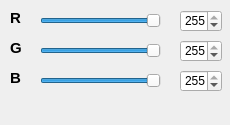
<?xml version="1.0" encoding="UTF-8"?>
<ui version="4.0">
 <class>manipulacja_RGB</class>
 <widget class="QDockWidget" name="manipulacja_RGB">
  <property name="geometry">
   <rect>
    <x>0</x>
    <y>0</y>
    <width>230</width>
    <height>125</height>
   </rect>
  </property>
  <property name="minimumSize">
   <size>
    <width>230</width>
    <height>125</height>
   </size>
  </property>
  <property name="maximumSize">
   <size>
    <width>230</width>
    <height>125</height>
   </size>
  </property>
  <property name="floating">
   <bool>true</bool>
  </property>
  <property name="features">
   <set>QDockWidget::DockWidgetClosable</set>
  </property>
  <property name="allowedAreas">
   <set>Qt::NoDockWidgetArea</set>
  </property>
  <property name="windowTitle">
   <string>manipulacjaRGB</string>
  </property>
  <widget class="QWidget" name="dockWidgetContents">
   <widget class="QLabel" name="label">
    <property name="geometry">
     <rect>
      <x>10</x>
      <y>10</y>
      <width>16</width>
      <height>16</height>
     </rect>
    </property>
    <property name="font">
     <font>
      <pointsize>11</pointsize>
      <weight>75</weight>
      <bold>true</bold>
     </font>
    </property>
    <property name="text">
     <string>R</string>
    </property>
   </widget>
   <widget class="QLabel" name="label_2">
    <property name="geometry">
     <rect>
      <x>10</x>
      <y>40</y>
      <width>16</width>
      <height>16</height>
     </rect>
    </property>
    <property name="font">
     <font>
      <pointsize>11</pointsize>
      <weight>75</weight>
      <bold>true</bold>
     </font>
    </property>
    <property name="text">
     <string>G</string>
    </property>
   </widget>
   <widget class="QLabel" name="label_3">
    <property name="geometry">
     <rect>
      <x>10</x>
      <y>70</y>
      <width>16</width>
      <height>16</height>
     </rect>
    </property>
    <property name="font">
     <font>
      <pointsize>11</pointsize>
      <weight>75</weight>
      <bold>true</bold>
     </font>
    </property>
    <property name="text">
     <string>B</string>
    </property>
   </widget>
   <widget class="QSlider" name="RSlider">
    <property name="geometry">
     <rect>
      <x>40</x>
      <y>10</y>
      <width>121</width>
      <height>22</height>
     </rect>
    </property>
    <property name="maximum">
     <number>255</number>
    </property>
    <property name="sliderPosition">
     <number>255</number>
    </property>
    <property name="orientation">
     <enum>Qt::Horizontal</enum>
    </property>
    <property name="invertedAppearance">
     <bool>false</bool>
    </property>
    <property name="invertedControls">
     <bool>false</bool>
    </property>
   </widget>
   <widget class="QSpinBox" name="spinBoxR">
    <property name="geometry">
     <rect>
      <x>180</x>
      <y>10</y>
      <width>42</width>
      <height>22</height>
     </rect>
    </property>
    <property name="maximum">
     <number>255</number>
    </property>
    <property name="value">
     <number>255</number>
    </property>
   </widget>
   <widget class="QSlider" name="GSlider">
    <property name="geometry">
     <rect>
      <x>40</x>
      <y>40</y>
      <width>121</width>
      <height>22</height>
     </rect>
    </property>
    <property name="maximum">
     <number>255</number>
    </property>
    <property name="value">
     <number>255</number>
    </property>
    <property name="orientation">
     <enum>Qt::Horizontal</enum>
    </property>
   </widget>
   <widget class="QSlider" name="BSlider">
    <property name="geometry">
     <rect>
      <x>40</x>
      <y>70</y>
      <width>121</width>
      <height>22</height>
     </rect>
    </property>
    <property name="maximum">
     <number>255</number>
    </property>
    <property name="value">
     <number>255</number>
    </property>
    <property name="orientation">
     <enum>Qt::Horizontal</enum>
    </property>
   </widget>
   <widget class="QSpinBox" name="spinBoxG">
    <property name="geometry">
     <rect>
      <x>180</x>
      <y>40</y>
      <width>42</width>
      <height>22</height>
     </rect>
    </property>
    <property name="maximum">
     <number>255</number>
    </property>
    <property name="value">
     <number>255</number>
    </property>
   </widget>
   <widget class="QSpinBox" name="spinBoxB">
    <property name="geometry">
     <rect>
      <x>180</x>
      <y>70</y>
      <width>42</width>
      <height>22</height>
     </rect>
    </property>
    <property name="maximum">
     <number>255</number>
    </property>
    <property name="value">
     <number>255</number>
    </property>
   </widget>
  </widget>
 </widget>
 <resources/>
 <connections/>
</ui>
